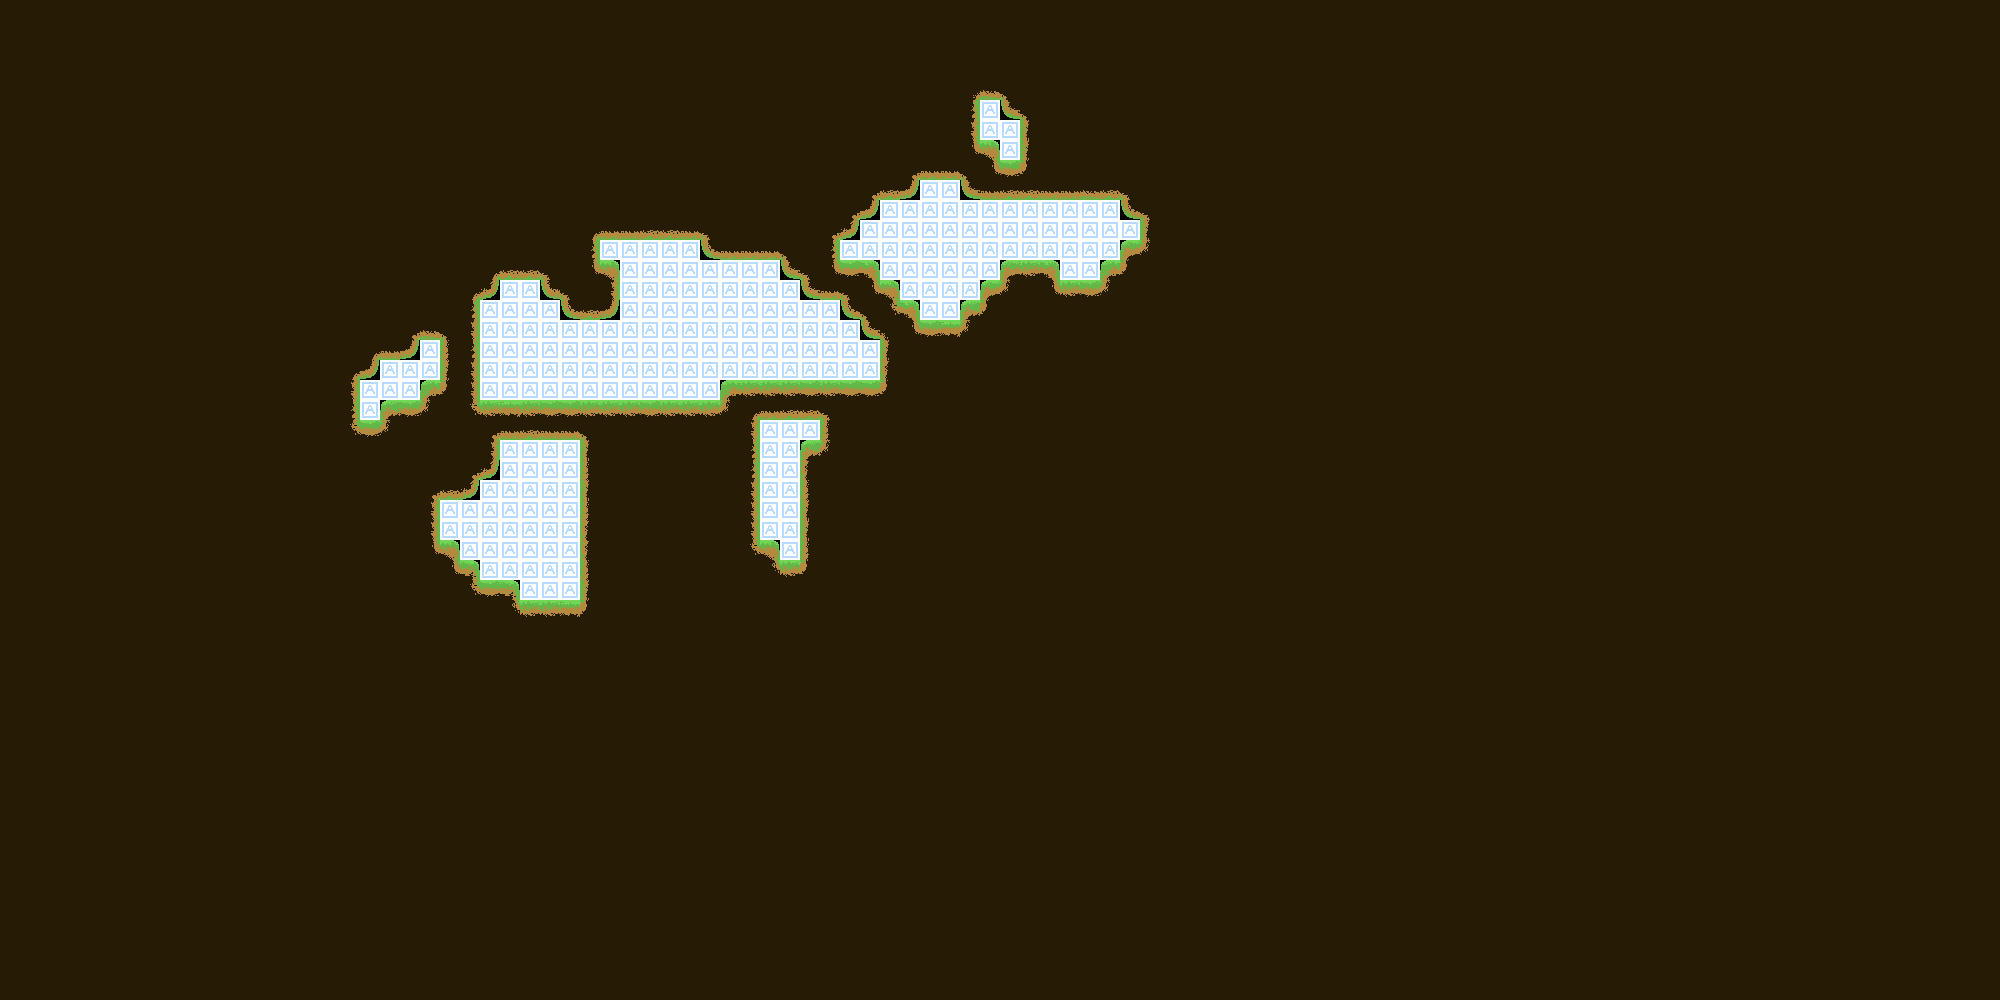

The image is a tile-based game level rendered from a .tmx file. Its description and source (layers, tilesets, objects; grid data summarised) follow:
An orthogonal 100x50 tile map with 20x20 px tiles, 1 tile layer (base), 2 tilesets and 19 objects (19x Ledge).

<map version="1.5" tiledversion="1.7.2" orientation="orthogonal" renderorder="right-down" width="100" height="50" tilewidth="20" tileheight="20" infinite="0" nextlayerid="170" nextobjectid="845">
 <tileset firstgid="1" source="../../RealProject/BAR.tsx" />
 <tileset firstgid="4" source="../../RealProject/Towns/Purehagen/Grass.tsx" />
 <layer id="3" name="base" width="100" height="50">
  <data>[5000 cells, 5000 non-empty, 35 distinct tile ids]</data>
 </layer>
 <objectgroup id="4" name="ledges">
  <object id="826" name="Ledge" x="1122" y="242">
   <point />
  </object>
  <object id="827" name="Ledge" x="1002" y="262">
   <point />
  </object>
  <object id="828" name="Ledge" x="1102" y="262">
   <point />
  </object>
  <object id="829" name="Ledge" x="982" y="282">
   <point />
  </object>
  <object id="830" name="Ledge" x="962" y="302">
   <point />
  </object>
  <object id="831" name="Ledge" x="422" y="382">
   <point />
  </object>
  <object id="832" name="Ledge" x="722" y="382">
   <point />
  </object>
  <object id="833" name="Ledge" x="382" y="402">
   <point />
  </object>
  <object id="834" name="Ledge" x="802" y="442">
   <point />
  </object>
  <object id="835" name="Ledge" x="998" y="142">
   <point />
  </object>
  <object id="836" name="Ledge" x="618" y="262">
   <point />
  </object>
  <object id="837" name="Ledge" x="878" y="262">
   <point />
  </object>
  <object id="838" name="Ledge" x="1058" y="262">
   <point />
  </object>
  <object id="839" name="Ledge" x="898" y="282">
   <point />
  </object>
  <object id="840" name="Ledge" x="918" y="302">
   <point />
  </object>
  <object id="841" name="Ledge" x="458" y="542">
   <point />
  </object>
  <object id="842" name="Ledge" x="778" y="542">
   <point />
  </object>
  <object id="843" name="Ledge" x="478" y="562">
   <point />
  </object>
  <object id="844" name="Ledge" x="518" y="582">
   <point />
  </object>
 </objectgroup>
</map>
